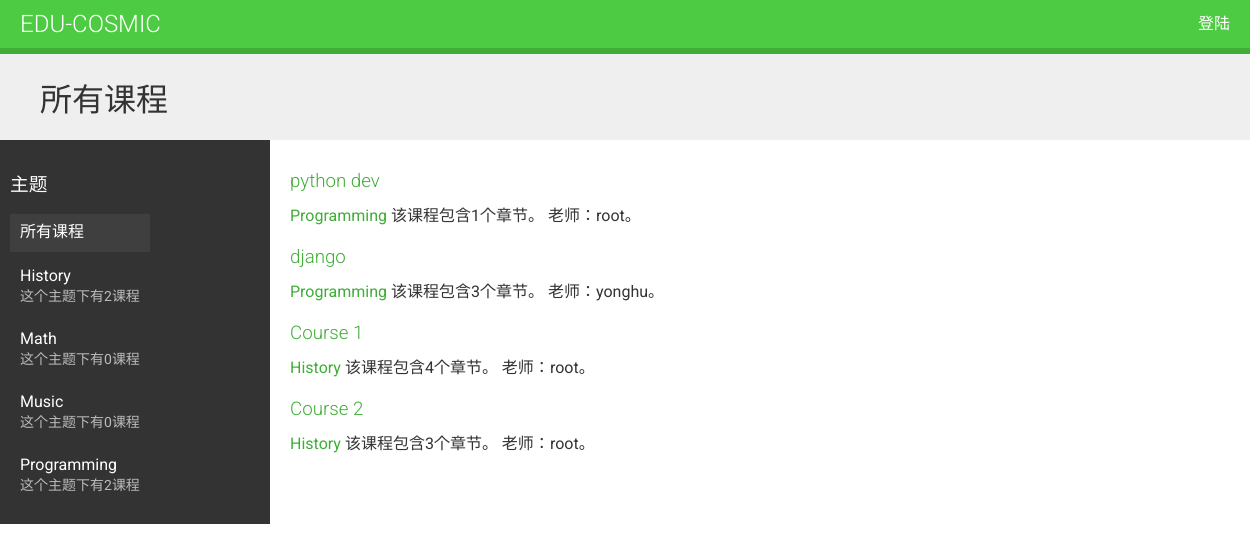
The page / on the database its author committed.
### courses/models.py (models this page shows, shortened)
class Subject(models.Model):
    title = models.CharField(max_length=200)
    slug = models.SlugField(max_length=200, unique=True)
    class Meta:
        db_table = "subject"

class Course(models.Model):
    owner = models.ForeignKey(User, related_name="course_created", on_delete=models.CASCADE)
    subject = models.ForeignKey(Subject, related_name="courses", on_delete=models.CASCADE)
    title = models.CharField(max_length=200)
    slug = models.SlugField(max_length=200, unique=True)
    overview = models.TextField()
    created = models.DateTimeField(auto_now_add=True)
    students = models.ManyToManyField(User, related_name="courses_joined", blank=True)
    class Meta:
        db_table = "course"
        ordering = ("-created", )

### courses/views.py (the view)
# urls.py: path("", CourseListView.as_view(), name="course_list"),
class CourseListView(TemplateResponseMixin, View):
    model = Course
    template_name = "courses/list.html"
    def get(self, request, subject=None):
        subjects = cache.get('all_subjects')
        if not subjects:
            subjects = Subject.objects.annotate(total_courses=Count("courses"))
            cache.set("all_subjects",subjects)
        all_courses = Course.objects.annotate(total_modules=Count("modules"))
        if subject:
            subject = get_object_or_404(Subject, slug=subject)
            key = 'subject_{}_courses'.format(subject.id)
            courses = cache.get(key)
            if not courses:
                courses = all_courses.filter(subject=subject)
                cache.set(key,courses)
        else:
            courses = cache.get('all_courses')
            if not courses:
                courses = all_courses
                cache.set('all_courses',courses)
        return self.render_to_response({"subjects": subjects, "subject": subject,
                                        "courses": courses})

### templates/courses/list.html (shortened to what this page needs)
{% extends "base.html" %}
{% block content %}
    <h1>
        {% if subject %}
            {{ subject.title }}下的课程
        {% else %}
            所有课程
        {% endif %}
    </h1>
    <div class="contents">
        <h3>主题</h3>
        <ul class="modules">
            <li {% if not subject %} class="selected" {% endif %}>
                <a href="{% url 'course_list' %}">所有课程</a>
            </li>
            {% for s in subjects %}
                <li {% if subject == s %} class="selected" {% endif %}>
                    <a href="{% url 'course_list_subject' s.slug %}">
                        {{ s.title }}
                        <br><span>这个主题下有{{ s.total_courses }}课程</span>
                    </a>
                </li>
            {% endfor %}
        </ul>
    </div>
    <div class="module">
        {% for course in courses %}
            {% with subject=course.subject %}
                <h3><a href="{% url 'course_detail' course.slug %}">
                    {{ course.title }}
                    </a>
                </h3>
                <p>
                    <a href="{% url 'course_list_subject' subject.slug %}">
                        {{ subject.title }}
                    </a>
                    该课程包含{{ course.total_modules }}个章节。
                    老师：{{ course.owner.username }}。
                </p>
            {% endwith %}
        {% endfor %}
    </div>
{% endblock %}

### templates/base.html (shortened to what this page needs)
{% load static %}
<!DOCTYPE html>
<html lang="en">
<head>
    <link href="{% static  'css/base.css'%}" rel="stylesheet">
</head>
<body>
<div id="header">
    <a href="/" class="logo">Edu-cosmic</a>
    <ul class="menu">
        {% if request.user.is_authenticated %}
            <li><a href="{% url 'logout' %}">注销</a></li>
        {% else %}
            <li><a href="{% url 'login' %}">登陆</a></li>
        {% endif %}
    </ul>
</div>
<div id="content">
    {% block content %}
    {% endblock %}
</div>
</body>
</html>

### static/css/base.css (style rules this page uses)
body { margin:0; font-family:'Roboto', sans-serif; font-weight:400; color:#333; }
a { color:#3fad37; text-decoration:none; }
ul { float:left; }
h1, h2, h3, h4, h5, h6 { font-family:'Roboto', sans-serif; font-weight:300; }
h1 { background:#efefef; width:100%; overflow:auto; padding:20px 0 20px 40px; margin:0; }
.module { padding:10px 20px; float:left; width:600px; }
.module h3 { margin:20px 0 0; padding:0; width:100%; }
.module p { margin:10px 0 20px; width:100%; float:left; }
#header { background:#4dcc43; overflow:auto; padding:10px 20px; border-bottom:6px solid #3fad37; }
#header .logo { text-decoration:none; font-family:'Roboto', sans-serif; font-weight:300; text-transform:uppercase; font-size:24px; color:#fff; float:left; }
#header a { color:#fff; }
#header .menu { list-style:none; float:right; margin:0; padding:0; }
.contents { width:20%; padding:10px; float:left; background:#333; color: #fff; font-family:'Roboto', sans-serif; }
.contents ul { list-style:none; margin:0; padding:0; }
.contents ul li { margin:0 0 10px 0; padding:4px 10px 10px; overflow:auto; }
.contents ul li.selected { background:#3f3f3f; }
.contents ul span { text-transform:uppercase; color:#bbb; font-size:14px; }
.contents ul a { display:block; color:#fff; text-decoration:none; }

### rows shown on the page
Subject: title "History", total_courses "2"
Subject: title "Math", total_courses "0"
Subject: title "Music", total_courses "0"
Subject: title "Programming", total_courses "2"
Course: title "python dev", subject "Programming", total_modules "1", owner.username "root"
Course: title "django", subject "Programming", total_modules "3", owner.username "yonghu"
Course: title "Course 1", subject "History", total_modules "4", owner.username "root"
Course: title "Course 2", subject "History", total_modules "3", owner.username "root"
